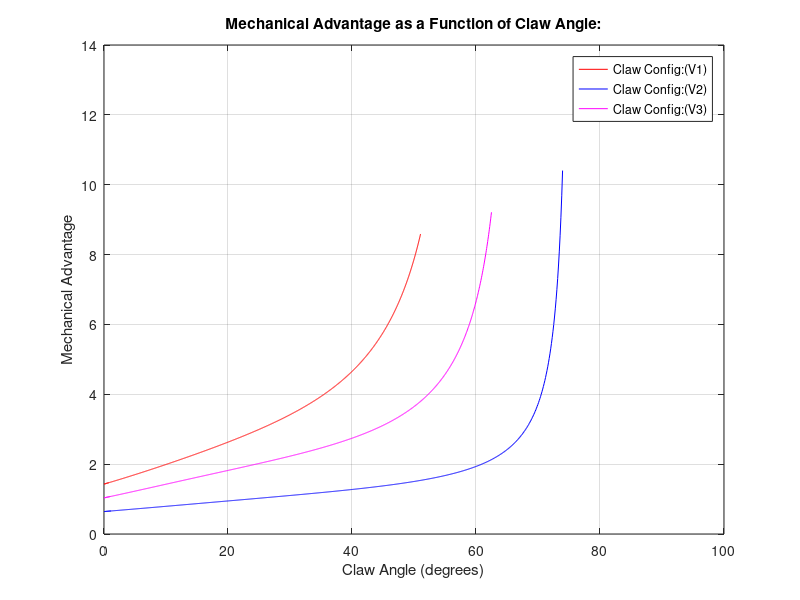

Write MATLAB code to recreate this figure.
clear; clc; close all
%%
% Trigger Dimensions
F_in = 10; %total input force from locking mechanism
y_trigger = 2.5; %position of force on trigger (in)
x_trigger = 1; %Position of contact to plates (in)

%%
%Each following sections perform the same static analysis but with varying 
%claw geometries. This code could easilly be cleaned up and condensed using
%a function or something similar. However, comparing the different configs 
%was an afterthought and I wanted to code it quickly. Doing this actually 
%helped us optimize our design quite a bit.
%%
%Original Dimensions(V1):
x_a = 0;
y_a_min = 1.3; %Minimum slider height (in)
y_a_max =3.6; %Maximum slider height (in)
BC = 2; %Distance between pin B and C (in) 
AC = 2.4; %Distance between pin A and C (in)
CD = 3.5; %Distance between pin C and D (in)

%%Static Analysis:
%Geometry:
y_a = (y_a_min:.001:y_a_max); %Slider height range vector
alpha = zeros(1,length(y_a));
beta = zeros(1,length(y_a));
MA = zeros(1,length(y_a));
for i = 1:length(y_a)
    BA = sqrt(y_a(i)^2+x_a^2);
    psi = asind(x_a/BA);
    theta = acosd((BC^2-BA^2-AC^2)/(-2*BA*AC));
    phi = asind(AC*sind(theta)/BC);
    alpha(i) = psi + phi;
    beta(i) = (90-alpha(i));
    y_c = BC*cosd(alpha(i));
    y_d = CD*sind(alpha(i))-y_c;
    x_c = BC*sind(alpha(i));
    
    %Forces
    F_trigger = F_in*y_trigger/x_trigger;
    F = F_trigger/3; %force through each of the 3 slider pinsC_y = -F
    A_x = F*(x_c-x_a)/(y_a(i)-y_c);
    C_x = -A_x;
    C_y = -F;
    F_ac = sqrt(A_x^2+F^2); %axial force through member AC
    D_x = (-C_x*y_c-C_y*x_c)/y_d;
    F_out = D_x*3; %total inward horizontal clamping force
    
    %Mechanical Advantage:
    %Clamp Trigger MA not currently included
    MA(i) = F_out/F_in;
end

% Mechanical Advantage (V1):
plot(beta,MA,'r')
hold on
grid on
xlabel('Claw Angle (degrees)')
ylabel('Mechanical Advantage')
title('Mechanical Advantage as a Function of Claw Angle:')
legend('(V1)')
xlim([0.0 100.0])
ylim([0.0 14.0])
hold on


%%
%LAD Configuration (V2):
%Claw Dimensions
x_a = 0;
BC = .9; %Distance between pin B and C (in) 
AC = 1.25; %Distance between pin A and C (in)
CD = 3.5; %Distance between pin C and D (in)
y_a_min = .85; %Minimum slider height (in)
y_a_max =2.09; %Maximum slider height (in)

%%Static Analysis:
%Geometry:
y_a = (y_a_min:.001:y_a_max); %Slider height range vector
alpha = zeros(1,length(y_a));
beta = zeros(1,length(y_a));
MA = zeros(1,length(y_a));
for i = 1:length(y_a)
    BA = sqrt(y_a(i)^2+x_a^2);
    psi = asind(x_a/BA);
    theta = acosd((BC^2-BA^2-AC^2)/(-2*BA*AC));
    phi = asind(AC*sind(theta)/BC);
    alpha(i) = psi + phi;
    beta(i) = abs(90-alpha(i));
    y_c = BC*cosd(alpha(i));
    y_d = CD*sind(alpha(i))-y_c;
    x_c = BC*sind(alpha(i));
    
    %Forces
    F_trigger = F_in*y_trigger/x_trigger;
    F = F_trigger/3; %force through each of the 3 slider pinsC_y = -F
    A_x = F*(x_c-x_a)/(y_a(i)-y_c);
    C_x = -A_x;
    C_y = -F;
    F_ac = sqrt(A_x^2+F^2); %axial force through member AC
    D_x = (-C_x*y_c-C_y*x_c)/y_d;
    F_out = D_x*3; %total inward horizontal clamping force
    
    %Mechanical Advantage:
    %Clamp Trigger MA not currently included
    MA(i) = F_out/F_in;
end

%%MA wrt slider height
plot(beta,MA,'b')
hold on

grid on
xlabel('Claw Angle (degrees)')
ylabel('Mechanical Advantage')
title('Mechanical Advantage as a Function of Claw Angle:')
% plot(y_a_max,MA(length(y_a)),'r*')
% plot(y_a_min,MA(1),'r*')
hold off
xlim([0.0 100.0])
ylim([0.0 14.0])

legend('V1)','(V2)')
hold on

%%
%LAD Configuration (V3)
%Claw Dimensions
x_a = 0;
BC = 1.2; %Distance between pin B and C (in) 
AC = 1.4; %Distance between pin A and C (in)
CD = 2.9; %Distance between pin C and D (in)
y_a_min = .7; %Minimum slider height (in)
y_a_max =2.35; %Maximum slider height (in)

%%Static Analysis:
%Geometry:
y_a = (y_a_min:.001:y_a_max); %Slider height range vector
alpha = zeros(1,length(y_a));
beta = zeros(1,length(y_a));
MA = zeros(1,length(y_a));
for i = 1:length(y_a)
    BA = sqrt(y_a(i)^2+x_a^2);
    psi = asind(x_a/BA);
    theta = acosd((BC^2-BA^2-AC^2)/(-2*BA*AC));
    phi = asind(AC*sind(theta)/BC);
    alpha(i) = psi + phi;
    beta(i) = abs(90-alpha(i));
    y_c = BC*cosd(alpha(i));
    y_d = CD*sind(alpha(i))-y_c;
    x_c = BC*sind(alpha(i));
    
    %Forces
    F_trigger = F_in*y_trigger/x_trigger;
    F = F_trigger/3; %force through each of the 3 slider pinsC_y = -F
    A_x = F*(x_c-x_a)/(y_a(i)-y_c);
    C_x = -A_x;
    C_y = -F;
    F_ac = sqrt(A_x^2+F^2); %axial force through member AC
    D_x = (-C_x*y_c-C_y*x_c)/y_d;
    F_out = D_x*3; %total inward horizontal clamping force
    
    %Mechanical Advantage:
    %Clamp Trigger MA not currently included
    MA(i) = F_out/F_in;
end

%%MA wrt slider height
plot(beta,MA,'m')
hold on

grid on
xlabel('Claw Angle (degrees)')
ylabel('Mechanical Advantage')
title('Mechanical Advantage as a Function of Claw Angle:')
% plot(y_a_max,MA(length(y_a)),'k*')
% plot(y_a_min,MA(1),'k*')
legend('Claw Config:(V1)','Claw Config:(V2)','Claw Config:(V3)')
hold on
xlim([0.0 100.0])
ylim([0.0 14.0])